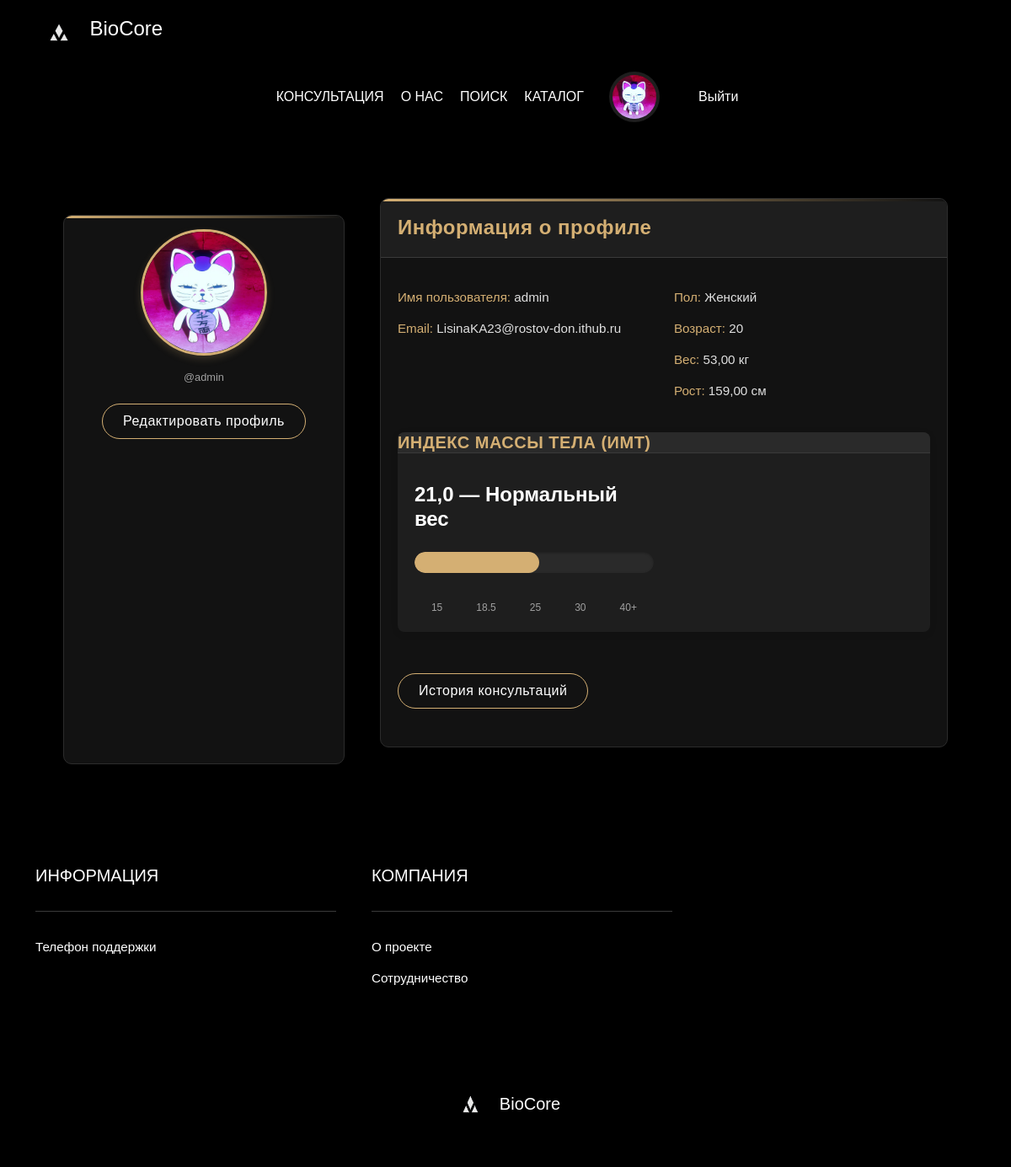
Screenshot of /profile/ (signed in) with the database file from the repository.
### bio_core_website/models.py (models this page shows, shortened)
class CustomUser(AbstractUser):
    GENDER_CHOICES = [('M', 'Мужской'), ('F', 'Женский')]
    avatar = models.ImageField(upload_to='avatars/', blank=True, null=True, default='avatars/default.jpg')
    gender = models.CharField(max_length=1, choices=GENDER_CHOICES, blank=True, null=True)
    weight = models.DecimalField(max_digits=5, decimal_places=2, null=True, blank=True)
    height = models.DecimalField(max_digits=5, decimal_places=2, null=True, blank=True)
    age = models.PositiveIntegerField(null=True, blank=True)
    email = models.EmailField(unique=True, db_index=True)
    username = models.CharField(max_length=30, unique=True, validators=[MinLengthValidator(4)], db_index=True)
    class Meta:
        indexes = [
            Index(fields=['username'], name='user_username_idx'),
            Index(fields=['email'], name='user_email_idx'),
        ]

class UserBMI(models.Model):
    user = models.ForeignKey(CustomUser, on_delete=models.CASCADE, related_name='bmi_history', db_index=True)
    date = models.DateTimeField(auto_now_add=True, db_index=True)
    weight = models.DecimalField(max_digits=5, decimal_places=2)
    height = models.DecimalField(max_digits=5, decimal_places=2)
    bmi = models.DecimalField(max_digits=5, decimal_places=2, db_index=True)
    category = models.CharField(max_length=50)
    class Meta:
        verbose_name = "BMI пользователя"
        verbose_name_plural = "BMI пользователей"
        indexes = [
            Index(fields=['user', 'date'], name='bmi_user_date_idx'),
            Index(fields=['bmi'], name='bmi_value_idx'),
        ]
        ordering = ['-date']
        get_latest_by = 'date'
    @classmethod
    def calculate_bmi(cls, weight, height):
        height_m = height / 100
        return weight / (height_m ** 2)
    @classmethod
    def get_bmi_category(cls, bmi):
        if bmi < 18.5:
            return "Недостаточный вес"
        elif 18.5 <= bmi < 25:
            return "Нормальный вес"
        elif 25 <= bmi < 30:
            return "Избыточный вес"
        return "Ожирение"

### bio_core_website/views.py (the view)
# urls.py: path('profile/', profile_view, name='profile'),
@login_required
def profile_view(request):
    user = request.user
    cache_key = f'user_{user.id}_bmi_data'
    bmi_data = cache.get(cache_key)
    if not bmi_data and user.weight and user.height:
        bmi = UserBMI.calculate_bmi(user.weight, user.height)
        category = UserBMI.get_bmi_category(bmi)
        bmi_data = {
            'value': round(bmi, 1),
            'category': category,
            'history': list(user.bmi_history.only('date', 'weight', 'height', 'bmi', 'category')[:10])
        }
        cache.set(cache_key, bmi_data, 60*60)  # 1 час кэша
    return render(request, 'bio_core_website/profile.html', {
        'user': user,
        'bmi_data': bmi_data
    })

### bio_core_website/templates/bio_core_website/profile.html (shortened to what this page needs)
{% extends "bio_core_website/base.html" %}
{%load static%}
{% block extra_css %}
<link rel="stylesheet" href="{% static 'bio_core_website/css/KATE.css' %}?v=1">
{% endblock %}
{% block content %}
<div class="container mt-8">
    <div class="row g-4">
        <div class="col-md-4">
            <div class="card bg-dark text-white text-center p-3">
                <div class="mb-3">
                    {% if user.avatar %}
                        <img src="{{ user.avatar.url }}"
                             class="img-fluid rounded-circle"
                             width="150" height="150"
                             alt="Аватар пользователя {{ user.username }}"
                             style="object-fit: cover;">
                    {% else %}
                        <img src="/media/avatars/default.jpg"
                             class="img-fluid rounded-circle"
                             width="150" height="150"
                             alt="Аватар по умолчанию"
                             style="object-fit: cover;">
                    {% endif %}
                </div>
                <p class="text-muted">@{{ user.username }}</p>
                <a href="{% url 'bio_core_website:edit_profile' %}"
                   class="btn btn-outline-light mt-2">
                    Редактировать профиль
                </a>
            </div>
        </div>
        <div class="col-md-8">
            <div class="card bg-dark text-white">
                <div class="card-header border-secondary">
                    <h4>Информация о профиле</h4>
                </div>
                <div class="card-body">
                    <div class="row">
                        <div class="col-md-6">
                            <p><strong>Имя пользователя:</strong> {{ user.username }}</p>
                            <p><strong>Email:</strong> {{ user.email|default:"Не указан" }}</p>
                        </div>
                        <div class="col-md-6">
                            <p><strong>Пол:</strong> {{ user.get_gender_display|default:"Не указан" }}</p>
                            <p><strong>Возраст:</strong> {{ user.age|default:"Не указан" }}</p>
                            <p><strong>Вес:</strong> {{ user.weight|default:"Не указан" }} кг</p>
                            <p><strong>Рост:</strong> {{ user.height|default:"Не указан" }} см</p>
                        </div>
                    </div>
                    {% if bmi_data %}
                        <div class="card bg-secondary mt-4 text-dark">
                            <div class="card-header">
                                <h5>Индекс массы тела (ИМТ)</h5>
                            </div>
                            <div class="card-body">
                                <div class="row">
                                    <div class="col-md-6">
                                        <h4>{{ bmi_data.value }} — {{ bmi_data.category }}</h4>
                                        <div class="progress mt-3" style="height: 25px;">
                                            <div class="progress-bar
                                                {% if bmi_data.value < 18.5 %}bg-info
                                                {% elif bmi_data.value < 25 %}bg-success
                                                {% elif bmi_data.value < 30 %}bg-warning
                                                {% else %}bg-danger{% endif %}"
                                                role="progressbar"
                                                style="width: {% widthratio bmi_data.value 40 100 %}%"
                                                aria-valuenow="{{ bmi_data.value }}"
                                                aria-valuemin="15"
                                                aria-valuemax="40">
                                            </div>
                                        </div>
                                        <div class="mt-2 d-flex justify-content-between small">
                                            <span>15</span>
                                            <span>18.5</span>
                                            <span>25</span>
                                            <span>30</span>
                                            <span>40+</span>
                                        </div>
                                    </div>
                                </div>
                            </div>
                        </div>
                    {% endif %}
                    <a href="{% url 'bio_core_website:consultation_history' %}" class="btn btn-outline-light mt-3">История консультаций</a>
                </div>
            </div>
        </div>
    </div>
</div>
{% endblock %}

### bio_core_website/templates/bio_core_website/base.html (shortened to what this page needs)
{% load static %}
<!DOCTYPE html>
<html lang="ru">
<head>
  <link href="https://cdn.jsdelivr.net/npm/bootstrap@5.3.0/dist/css/bootstrap.min.css" rel="stylesheet">
  <link rel="stylesheet" href="{% static 'bio_core_website/css/style.css' %}">
  {% block extra_css %}{% endblock %}
</head>
<body>
    <header class=" py-3">
        <div class="container">
            <div class="logo">
                <img src="{% static 'bio_core_website/img/logo.png' %}" alt="BioCore Logo">
                <a class="text-white fs-4" href="{% url 'bio_core_website:home' %}">BioCore</a>
            </div>
            <div class="d-flex justify-content-between align-items-center">
                <nav class="navbar navbar-expand-lg navbar-dark">
                    <div class="collapse navbar-collapse" id="navbarNav">
                        <ul class="navbar-nav ms-auto">
                            <li class="nav-item"><a class="nav-link" href="{% url 'bio_core_website:consultation' %}">КОНСУЛЬТАЦИЯ</a></li>
                            <li class="nav-item"><a class="nav-link" href="{% url 'bio_core_website:about' %}">О НАС</a></li>
                            <li class="nav-item"><a class="nav-link" href="{% url 'bio_core_website:search' %}">ПОИСК</a></li>
                            <li class="nav-item"><a class="nav-link" href="{% url 'bio_core_website:catalog' %}">КАТАЛОГ</a></li>
                        </ul>
                        {% if user.is_authenticated %}
                        <a href="{% url 'bio_core_website:profile' %}">
                            {% if user.avatar %}
                            <img src="{{ user.avatar.url }}" class="img-thumbnail rounded-circle shadow" width="60"
                                height="60" alt="Текущий аватар" style="object-fit: cover;">
                            {% else %}
                            <img src="/media/avatars/default.jpg" class="img-thumbnail rounded-circle shadow" width="60"
                                height="60" alt="Аватар по умолчанию" style="object-fit: cover;">
                            {% endif %}
                        </a>
                        <form method="post" action="{% url 'users:logout' %}">
                            <button type="submit" class="nav-link">Выйти</button>
                        </form>
                        {% else %}
                        <a class="nav-link btn-login" href="{% url 'users:login' %}">Вход</a>
                        <a class="nav-link btn-register" href="{% url 'users:register' %}">Регистрация</a>
                        {% endif %}
                    </div>
                </nav>
            </div>
        </div>
    </header>
    <div class="container mt-4">
        {% block content %}{% endblock %}
    </div>
    <footer class="footer-section">
        <div class="container">
            <div class="row">
                <div class="col-md-4">
                    <h5>ИНФОРМАЦИЯ</h5>
                    <hr>
                    <p><a href="#">Телефон поддержки</a></p>
                </div>
                <div class="col-md-4">
                    <h5>КОМПАНИЯ</h5>
                    <hr>
                    <p><a href="#">О проекте</a></p>
                    <p><a href="#">Сотрудничество</a></p>
                </div>
                <div class="col-md-4 social-icons text-end">
                    <a href="#"></a>
                    <a href="#"></a>
                </div>
            </div>
            <div class="footer-logo mt-4">
                <img src="{% static 'bio_core_website\img\logo.png' %}" alt="BioCore Footer Logo" class="me-2">
                <span class="text-white fs-5">BioCore</span>
            </div>
        </div>
    </footer>
</body>
</html>

### bio_core_website/static/bio_core_website/css/style.css (style rules this page uses)
body { font-family: 'TT Travels Next Trl', sans-serif; background-color: #000; color: #fff; }
.navbar-dark .navbar-nav .nav-link { color: #fff; padding: 0px 0px 0px 10px; margin-left: 10px; font-size: 1rem; text-decoration: none; border-radius: 5px; transition: background-color 0.3s ease, color 0.3s ease; }
.navbar-dark .navbar-brand, .navbar .nav-link { font-family: 'TT Travels Next Trl', Arial, sans-serif; }
.btn-outline-light { border-color: #000; background-color: #000; transition: background-color 0.3s ease, color 0.3s ease; }
.navbar-expand-lg .navbar-nav { padding: 0px 30px 0px 0px; }
.navbar .nav-link { color: #fff; padding: 0.4rem 1rem; margin-left: 30px; font-size: 1rem; text-decoration: none; border-radius: 5px; transition: background-color 0.3s ease, color 0.3s ease; }
.logo img { width: 60px; height: 30px; vertical-align: middle; }
.logo { padding: 0px 0px 0px 0px; }
.text-white { text-decoration: none; }
.footer-section { background-color: #000; padding: 60px 0; color: #fff; }
.footer-section a { color: #fff; text-decoration: none; }
.justify-content-between { justify-content: space-around !important; }
.footer-logo { display: flex; align-items: center; justify-content: center; margin-top: 20px; padding: 40px 0px 0px 0px; }
.footer-logo img { width: 50px; height: 30px; margin-right: 10px; }
.col-md-4 { flex: 0 0 35%; max-width: 35%; padding-right: 30px; }
.col-md-8 { flex: 0 0 65%; max-width: 65%; }
.col-md-8>.card:first-child { margin-top: 0; position: relative; top: -20px; }
.card { border: none; border-radius: 15px; box-shadow: 0 2px 8px rgba(0, 0, 0, 0.1); margin-bottom: 25px; }
.card-header { background-color: transparent; border-bottom: none; padding: 0; margin-bottom: 15px; }
.card-header h5 { font-size: 20px; color: #000; text-transform: uppercase; margin-bottom: 15px; }
.card-body { padding: 0; }
hr { border: none; border-top: 1px solid #eaeaea; margin: 30px 0; }
.text-muted { color: #777 !important; font-size: 0.8rem; }

### rows the page displays
CustomUser: avatar (picture), username "admin", email "LisinaKA23@rostov-don.ithub.ru", gender "Женский", age "20", weight "53,00", height "159,00"
UserBMI: category "Нормальный вес"

### other values shown
{{ bmi_data.value }} "21,0"
